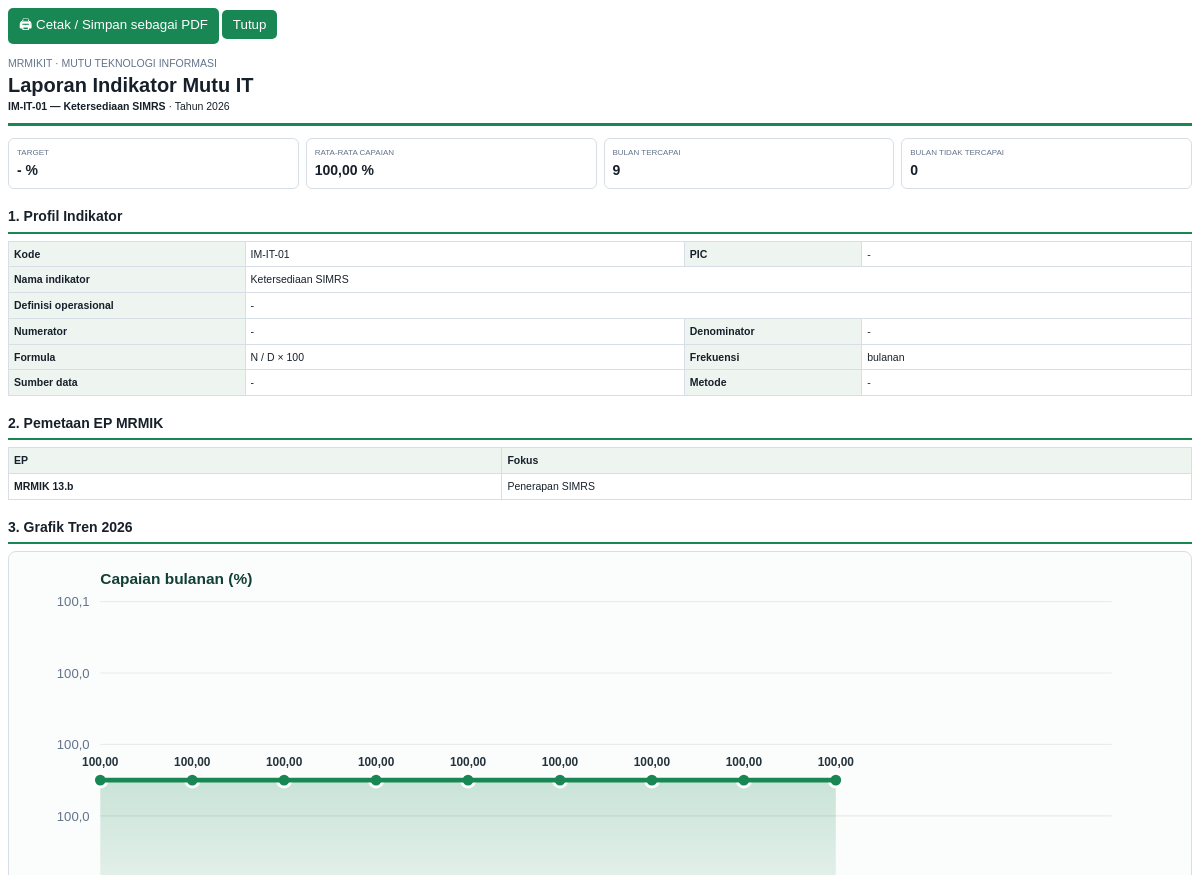
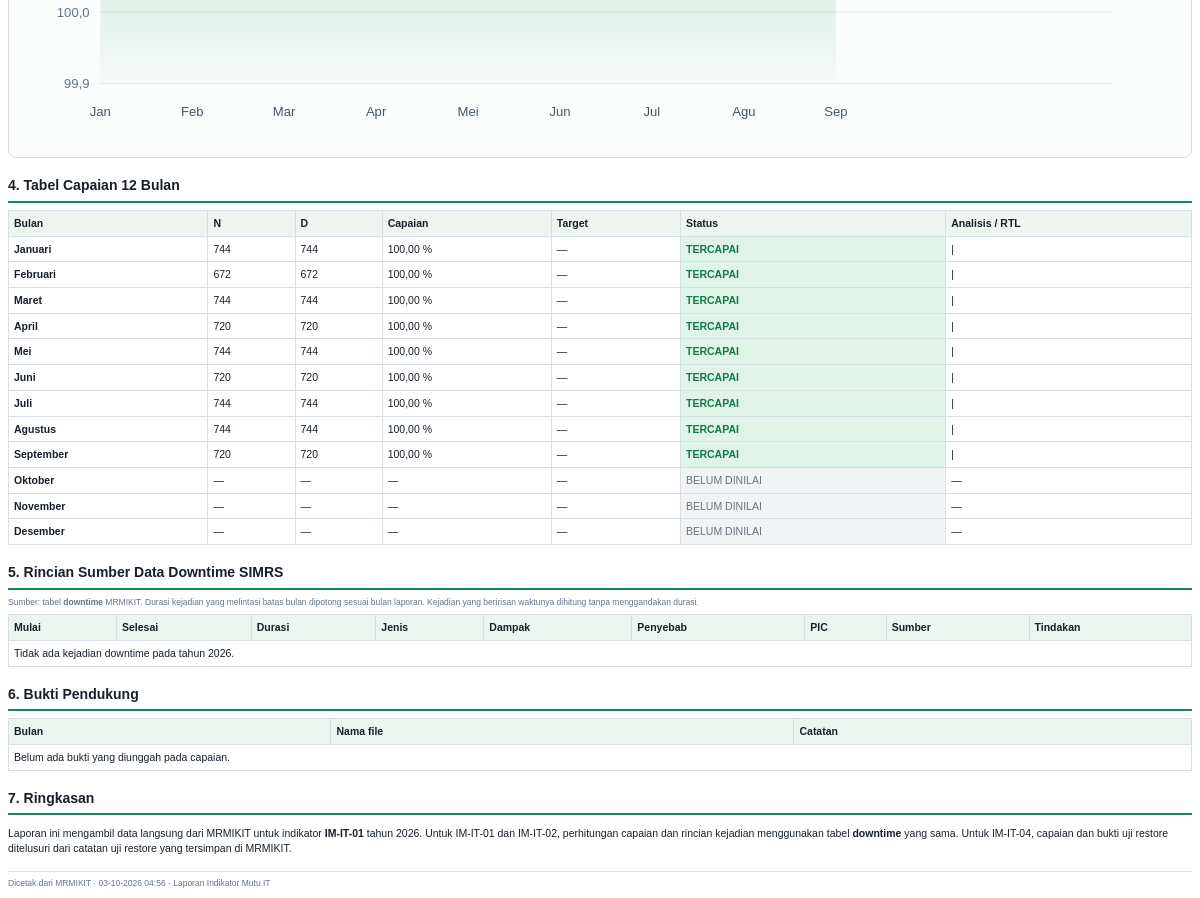
The page /indikator-mutu/laporan.php?id=1&tahun=2026 (signed in) on the database its author committed (2 pictures, top to bottom).
### tables this page shows
CREATE TABLE IF NOT EXISTS mutu_indikator (
    id INT AUTO_INCREMENT PRIMARY KEY,
    kode VARCHAR(50) NOT NULL UNIQUE,
    nama VARCHAR(255) NOT NULL,
    definisi_operasional TEXT,
    numerator_label VARCHAR(255),
    denominator_label VARCHAR(255),
    formula TEXT,
    target DECIMAL(12,4) NULL,
    satuan VARCHAR(50) DEFAULT '%',
    arah ENUM('naik','turun','sesuai_target') NOT NULL DEFAULT 'sesuai_target',
    frekuensi ENUM('bulanan','triwulan','semester','tahunan') NOT NULL DEFAULT 'bulanan',
    sumber_data VARCHAR(255),
    metode_pengumpulan TEXT,
    pic_id INT NULL,
    aktif TINYINT(1) NOT NULL DEFAULT 1,
    created_by INT NULL,
    created_at TIMESTAMP DEFAULT CURRENT_TIMESTAMP,
    updated_at TIMESTAMP DEFAULT CURRENT_TIMESTAMP ON UPDATE CURRENT_TIMESTAMP,
    FOREIGN KEY(pic_id) REFERENCES pic(id) ON DELETE SET NULL
);

CREATE TABLE IF NOT EXISTS elemen_penilaian (id INT AUTO_INCREMENT PRIMARY KEY, kode VARCHAR(30) UNIQUE NOT NULL, kategori VARCHAR(100), judul VARCHAR(255) NOT NULL, deskripsi TEXT, urutan INT NOT NULL DEFAULT 0);

### indikator-mutu/laporan.php (the view, shortened to what this page needs)
<?php
require_once __DIR__.'/../config/auth.php';
function h($v){return htmlspecialchars((string)$v,ENT_QUOTES,'UTF-8');}
function fmt($v,$dec=2){return number_format((float)$v,$dec,',','.');}
$id=(int)($_GET['id']??0);
$year=(int)($_GET['tahun']??date('Y'));
$st=$pdo->prepare("SELECT i.*,p.nama pic_nama FROM mutu_indikator i LEFT JOIN pic p ON p.id=i.pic_id WHERE i.id=? AND i.aktif=1");
$st->execute([$id]);$i=$st->fetch();
$monthNames=['Januari','Februari','Maret','April','Mei','Juni','Juli','Agustus','September','Oktober','November','Desember'];
$st=$pdo->prepare("SELECT c.* FROM mutu_capaian c WHERE c.indikator_id=? AND YEAR(c.periode)=? ORDER BY c.periode");
$st->execute([$id,$year]);$rows=$st->fetchAll();
$byMonth=[];foreach($rows as $r)$byMonth[(int)date('n',strtotime($r['periode']))]=$r;
$downtimeByMonth=[];
$downtimeRows=[];
if(in_array($i['kode'],['IM-IT-01','IM-IT-02'],true)){
    $st=$pdo->prepare("SELECT d.*,p.nama pic_nama FROM downtime d LEFT JOIN pic p ON p.id=d.pic_id WHERE d.selesai IS NOT NULL AND d.selesai>d.mulai AND d.mulai < ? AND d.selesai > ? ORDER BY d.mulai");
    $st->execute([sprintf('%04d-12-31 23:59:59',$year),sprintf('%04d-01-01 00:00:00',$year)]);
    $downtimeRows=$st->fetchAll();
    for($m=1;$m<=12;$m++){
        $start=new DateTime(sprintf('%04d-%02d-01 00:00:00',$year,$m));
        $end=(clone $start)->modify('+1 month');
        $intervals=[];$eventDetails=[];
        $merged=[];
        $downSeconds=0;foreach($merged as $iv)$downSeconds+=$iv[1]-$iv[0];
        $startToday=new DateTime('today');
        $completed=($end<=$startToday);
        $totalSeconds=$end->getTimestamp()-$start->getTimestamp();
        $totalHours=$totalSeconds/3600;
        $downMinutes=round($downSeconds/60,2);
        if($i['kode']==='IM-IT-02'){
            $value=($downSeconds>0||$completed)?$downMinutes:null;
            $status=$value===null?'belum_dinilai':($i['target']===null?'belum_dinilai':($value<=(float)$i['target']?'tercapai':'tidak_tercapai'));
            $downtimeByMonth[$m]=['capaian'=>$value,'status'=>$status,'events'=>$eventDetails,'downtime_minutes'=>$downMinutes,'numerator'=>$value,'denominator'=>count($eventDetails)];
        }else{
            $value=($downSeconds>0||$completed)?round(max(0,($totalSeconds-$downSeconds)/$totalSeconds)*100,4):null;
            $status=$value===null?'belum_dinilai':(($i['target']===null||(float)$value>=(float)$i['target'])?'tercapai':'tidak_tercapai');
            $downtimeByMonth[$m]=['capaian'=>$value,'status'=>$status,'events'=>$eventDetails,'downtime_minutes'=>$downMinutes,'numerator'=>$value===null?null:round(max(0,$totalHours-($downSeconds/3600)),4),'denominator'=>$value===null?null:round($totalHours,4)];
        }
    }
}
$bukti=[];
$st=$pdo->prepare("SELECT e.kode,e.judul FROM mutu_indikator_ep m JOIN elemen_penilaian e ON e.id=m.ep_id WHERE m.indikator_id=? ORDER BY e.urutan");
$st->execute([$id]);$ep=$st->fetchAll();
$reportMonths=[];$tercapai=0;$tidak=0;$cnt=0;$sum=0;
for($m=1;$m<=12;$m++){
    $r=$byMonth[$m]??null;
    if(in_array($i['kode'],['IM-IT-01','IM-IT-02'],true) && isset($downtimeByMonth[$m]) && $downtimeByMonth[$m]['capaian']!==null){
        $auto=$downtimeByMonth[$m];
        $r=$r?:[];
        $r['numerator']=$auto['numerator']??null;
        $r['denominator']=$auto['denominator']??null;
        $r['capaian']=$auto['capaian'];
        $r['target_snapshot']=$i['target'];
        $r['status']=$auto['status'];
    }
    $reportMonths[$m]=$r;
    if($r&&$r['capaian']!==null){$sum+=(float)$r['capaian'];$cnt++;}
    if(($r['status']??'')==='tercapai')$tercapai++;
}
$avg=$cnt?$sum/$cnt:null;
$values=[];$labels=[];$statuses=[];$target=$i['target']!==null?(float)$i['target']:null;
for($m=1;$m<=12;$m++){ $labels[]=$monthNames[$m-1]; $values[]=$reportMonths[$m]['capaian']??null; $statuses[]=$reportMonths[$m]['status']??'belum_dinilai'; }
$valid=array_values(array_filter($values,fn($v)=>$v!==null));
$min=$valid?min($valid):0;$max=$valid?max($valid):100;
$range=max(1,$max-$min);$min-=$range*.08;$max+=$range*.08;
$gx=70;$gy=35;$gw=850;$gh=300;
$pts=[];
for($m=0;$m<12;$m++){if($values[$m]===null){$pts[]=null;continue;}$x=$gx+($gw*$m/11);$y=$gy+$gh-($values[$m]-$min)*$gh/($max-$min);$pts[]=[round($x,1),round($y,1)];}
$poly='';$started=false;
foreach($pts as $p){if($p){$poly.=($started?' L ':'M ').$p[0].' '.$p[1];$started=true;}}
$first=null;$last=null;foreach($pts as $p){if($p){if($first===null)$first=$p;$last=$p;}}
$area=$poly&&$first&&$last?$poly.' L '.$last[0].' '.($gy+$gh).' L '.$first[0].' '.($gy+$gh).' Z':'';
$colors=['tercapai'=>'#198754','tidak_tercapai'=>'#dc3545','perlu_perhatian'=>'#f59f00','belum_dinilai'=>'#94a3b8'];
?>
<!doctype html>
<html lang="id"><head><meta charset="utf-8"><title>Laporan <?=h($i['kode'])?> - MRMIKIT</title>
</head><body>
<div class="btnbar"><button class="btn" onclick="window.print()">🖨 Cetak / Simpan sebagai PDF</button> <button class="btn" onclick="window.close()">Tutup</button></div>
<div class="head"><div class="sub">MRMIKIT · MUTU TEKNOLOGI INFORMASI</div><h1>Laporan Indikator Mutu IT</h1><div><strong><?=h($i['kode'])?> — <?=h($i['nama'])?></strong> · Tahun <?=h($year)?></div></div>
<div class="grid">
<div class="box"><div class="label">Target</div><div class="value"><?=h($i['target']??'-')?> <?=h($i['satuan'])?></div></div>
<div class="box"><div class="label">Rata-rata capaian</div><div class="value"><?=$avg!==null?h(fmt($avg,2).' '.$i['satuan']):'-'?></div></div>
<div class="box"><div class="label">Bulan tercapai</div><div class="value"><?=$tercapai?></div></div>
<div class="box"><div class="label">Bulan tidak tercapai</div><div class="value"><?=$tidak?></div></div>
</div>
<h2>1. Profil Indikator</h2>
<table><tr><th width="20%">Kode</th><td><?=h($i['kode'])?></td><th width="15%">PIC</th><td><?=h($i['pic_nama']??'-')?></td></tr>
<tr><th>Nama indikator</th><td colspan="3"><?=h($i['nama'])?></td></tr>
<tr><th>Definisi operasional</th><td colspan="3"><?=nl2br(h($i['definisi_operasional']??'-'))?></td></tr>
<tr><th>Numerator</th><td><?=h($i['numerator_label']??'-')?></td><th>Denominator</th><td><?=h($i['denominator_label']??'-')?></td></tr>
<tr><th>Formula</th><td><?=h($i['formula']??'N / D × 100')?></td><th>Frekuensi</th><td><?=h($i['frekuensi'])?></td></tr>
<tr><th>Sumber data</th><td><?=h($i['sumber_data']??'-')?></td><th>Metode</th><td><?=h($i['metode_pengumpulan']??'-')?></td></tr></table>
<h2>2. Pemetaan EP MRMIK</h2>
<table><tr><th>EP</th><th>Fokus</th></tr><?php if($ep):foreach($ep as $e):?><tr><td><strong><?=h($e['kode'])?></strong></td><td><?=h($e['judul'])?></td></tr><?php endforeach;else:?><tr><td colspan="2">Belum dipetakan.</td></tr><?php endif;?></table>
<h2>3. Grafik Tren <?=h($year)?></h2>
<div class="chartbox">
<svg viewBox="0 0 980 390" role="img" aria-label="Grafik tren capaian 12 bulan">
<defs><linearGradient id="area" x1="0" y1="0" x2="0" y2="1"><stop offset="0" stop-color="#198754" stop-opacity=".22"/><stop offset="1" stop-color="#198754" stop-opacity=".02"/></linearGradient></defs>
<?php for($g=0;$g<=5;$g++):$yy=$gy+$gh*$g/5;$yv=$max-($max-$min)*$g/5;?><line x1="<?=$gx?>" y1="<?=round($yy,1)?>" x2="<?=($gx+$gw)?>" y2="<?=round($yy,1)?>" stroke="#e5eee9"/><text x="<?=$gx-9?>" y="<?=round($yy+4,1)?>" text-anchor="end" font-size="11" fill="#64748b"><?=h(fmt($yv,1))?></text><?php endfor;?>
<?php if($target!==null):$ty=$gy+$gh-($target-$min)*$gh/($max-$min);?><line x1="<?=$gx?>" y1="<?=round($ty,1)?>" x2="<?=($gx+$gw)?>" y2="<?=round($ty,1)?>" stroke="#f59f00" stroke-width="2" stroke-dasharray="8 6"/><text x="<?=$gx+$gw?>" y="<?=round($ty-7,1)?>" text-anchor="end" font-size="11" fill="#9a6b00">Target <?=h(fmt($target,2))?> <?=h($i['satuan'])?></text><?php endif;?>
<?php if($area):?><path d="<?=h($area)?>" fill="url(#area)" stroke="none"/><?php endif;?>
<?php foreach($pts as $idx=>$p): if($p):?><circle cx="<?=$p[0]?>" cy="<?=$p[1]?>" r="7" fill="#fff"/><circle cx="<?=$p[0]?>" cy="<?=$p[1]?>" r="4.5" fill="<?=$colors[$statuses[$idx]]??'#198754'?>"/><text x="<?=$p[0]?>" y="<?=$p[1]-12?>" text-anchor="middle" font-size="10" font-weight="bold" fill="#24323d"><?=h(fmt($values[$idx],2))?></text><?php endif;endforeach;?>
<?php foreach($pts as $idx=>$p): if($p):?><text x="<?=$p[0]?>" y="<?=($gy+$gh+27)?>" text-anchor="middle" font-size="11" fill="#475569"><?=h(substr($monthNames[$idx],0,3))?></text><?php endif;endforeach;?>
<?php if($poly):?><path d="<?=h($poly)?>" fill="none" stroke="#198754" stroke-width="4" stroke-linecap="round" stroke-linejoin="round"/><?php endif;?>
<text x="<?=$gx?>" y="20" font-size="13" font-weight="bold" fill="#123f34">Capaian bulanan (<?=h($i['satuan'])?>)</text>
</svg></div>
<h2>4. Tabel Capaian 12 Bulan</h2>
<table><thead><tr><th>Bulan</th><th>N</th><th>D</th><th>Capaian</th><th>Target</th><th>Status</th><th>Analisis / RTL</th></tr></thead><tbody>
<?php for($m=1;$m<=12;$m++): $r=$reportMonths[$m]??null; $s=$r['status']??'belum_dinilai'; ?><tr><td><strong><?=h($monthNames[$m-1])?></strong></td><td><?= $r ? h($r['numerator']??'—') : '—' ?></td><td><?= $r ? h($r['denominator']??'—') : '—' ?></td><td><?= ($r && $r['capaian']!==null) ? h(fmt($r['capaian'],2).' '.$i['satuan']) : '—' ?></td><td><?=h($r['target_snapshot']??$i['target']??'—')?></td><td class="<?=$s==='tercapai'?'ok':($s==='tidak_tercapai'?'bad':($s==='perlu_perhatian'?'warn':'empty'))?>"><?=h(strtoupper(str_replace('_',' ',$s)))?></td><td><?= $r ? h(trim(($r['analisis']??'').' | '.($r['tindak_lanjut']??''))) : '—' ?></td></tr><?php endfor;?></tbody></table>
<?php if(in_array($i['kode'],['IM-IT-01','IM-IT-02'],true)): ?>
<h2>5. Rincian Sumber Data Downtime SIMRS</h2>
<div class="small">Sumber: tabel <strong>downtime</strong> MRMIKIT. Durasi kejadian yang melintasi batas bulan dipotong sesuai bulan laporan. Kejadian yang beririsan waktunya dihitung tanpa menggandakan durasi.</div>
<table><thead><tr><th>Mulai</th><th>Selesai</th><th>Durasi</th><th>Jenis</th><th>Dampak</th><th>Penyebab</th><th>PIC</th><th>Sumber</th><th>Tindakan</th></tr></thead><tbody>
<?php if($downtimeRows):foreach($downtimeRows as $d):$sec=max(0,(new DateTime($d['selesai']))->getTimestamp()-(new DateTime($d['mulai']))->getTimestamp());?><tr><td><?=h($d['mulai'])?></td><td><?=h($d['selesai'])?></td><td><?=h(fmt($sec/60,2))?> menit</td><td><?=h($d['jenis']??'-')?></td><td><?=h($d['dampak']??$d['unit_terdampak']??'-')?></td><td><?=h($d['penyebab']??'-')?></td><td><?=h($d['pic_nama']??'-')?></td><td><?=h($d['sumber_data']??'-')?></td><td><?=h($d['tindakan']??'-')?></td></tr><?php endforeach;else:?><tr><td colspan="9">Tidak ada kejadian downtime pada tahun <?=h($year)?>.</td></tr><?php endif;?></tbody></table>
<?php endif; ?>
<h2><?=in_array($i['kode'],['IM-IT-01','IM-IT-02'],true)?'6':'5'?>. Bukti Pendukung</h2>
<table><thead><tr><th>Bulan</th><th>Nama file</th><th>Catatan</th></tr></thead><tbody><?php if($bukti):foreach($bukti as $b):?><tr><td><?=h($monthNames[(int)date('n',strtotime($b['periode']))-1])?></td><td><?=h($b['original_name'])?></td><td><?=h($b['catatan']??'-')?></td></tr><?php endforeach;else:?><tr><td colspan="3">Belum ada bukti yang diunggah pada capaian.</td></tr><?php endif;?></tbody></table>
<h2><?=in_array($i['kode'],['IM-IT-01','IM-IT-02'],true)||in_array($i['kode'],['IM-IT-03','IM-IT-04'],true)?'7':'6'?>. Ringkasan</h2>
<p>Laporan ini mengambil data langsung dari MRMIKIT untuk indikator <strong><?=h($i['kode'])?></strong> tahun <?=h($year)?>. Untuk IM-IT-01 dan IM-IT-02, perhitungan capaian dan rincian kejadian menggunakan tabel <strong>downtime</strong> yang sama. Untuk IM-IT-04, capaian dan bukti uji restore ditelusuri dari catatan uji restore yang tersimpan di MRMIKIT.</p>
<div class="footer">Dicetak dari MRMIKIT · <?=date('d-m-Y H:i')?> · Laporan Indikator Mutu IT</div>
</body></html>

### indikator-mutu/laporan.php (style rules this page uses)
* { box-sizing:border-box }
body { font-family:Arial,Helvetica,sans-serif;color:#17202a;font-size:10.5px;line-height:1.4;background:#fff }
h1 { font-size:20px;margin:0 }
h2 { font-size:14px;margin:18px 0 7px;border-bottom:2px solid #198754;padding-bottom:5px }
.head { border-bottom:3px solid #198754;padding-bottom:10px;margin-bottom:12px }
.sub { color:#64748b }
.grid { display:grid;grid-template-columns:repeat(4,1fr);gap:7px;margin:10px 0 }
.box { border:1px solid #d7dee5;border-radius:6px;padding:8px }
.label { font-size:8px;text-transform:uppercase;color:#64748b }
.value { font-size:14px;font-weight:bold;margin-top:2px }
table { width:100%;border-collapse:collapse;margin-top:6px }
th,td { border:1px solid #d7dee5;padding:5px;vertical-align:top }
th { background:#eef5f1;text-align:left }
.ok { background:#dff3e8;color:#137a49;font-weight:bold }
.empty { background:#f1f3f5;color:#6b7280 }
.small { font-size:8.5px;color:#64748b }
.btnbar { margin-bottom:12px }
.btn { background:#198754;color:white;border:0;border-radius:5px;padding:7px 11px;cursor:pointer }
.chartbox { border:1px solid #d7dee5;border-radius:8px;padding:8px;background:#fbfdfc }
.chartbox svg { width:100%;height:auto;display:block }
.footer { margin-top:16px;border-top:1px solid #ddd;padding-top:6px;font-size:8.5px;color:#64748b }

### rows shown on the page
mutu_indikator: kode "IM-IT-01", nama "Ketersediaan SIMRS", target "-", satuan "%", satuan "100,00 %", definisi_operasional "-", numerator_label "-", denominator_label "-", formula "N / D × 100", frekuensi "bulanan", sumber_data "-", metode_pengumpulan "-", target "—"
elemen_penilaian: kode "MRMIK 13.b", judul "Penerapan SIMRS"

### other values the page prints
$tercapai "9"
$tidak "0"
$i['pic_nama'] "-"
fmt($yv,1) "100,1"
fmt($yv,1) "100,0"
fmt($yv,1) "99,9"
fmt($values[$idx],2) "100,00"
substr($monthNames[$idx],0,3) "Jan"
substr($monthNames[$idx],0,3) "Feb"
substr($monthNames[$idx],0,3) "Mar"
substr($monthNames[$idx],0,3) "Apr"
substr($monthNames[$idx],0,3) "Mei"
substr($monthNames[$idx],0,3) "Jun"
substr($monthNames[$idx],0,3) "Jul"
substr($monthNames[$idx],0,3) "Agu"
